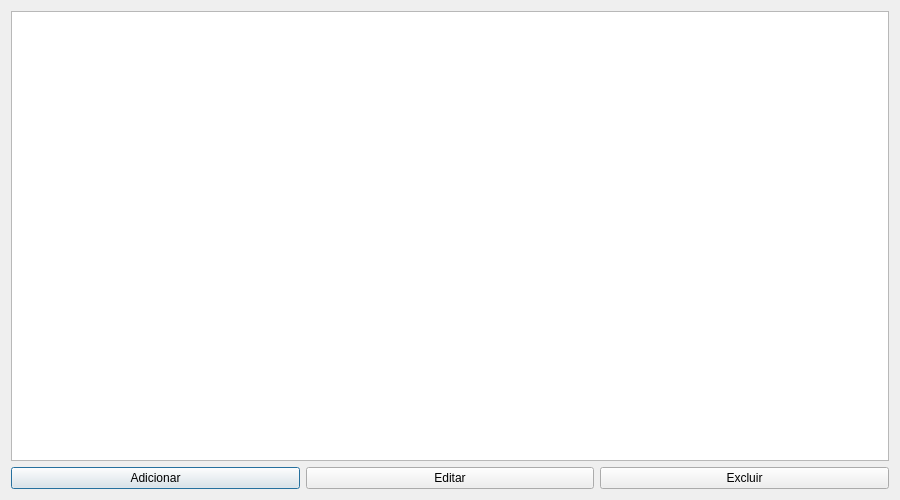
<?xml version="1.0" encoding="UTF-8"?>
<ui version="4.0">
 <class>ManageVolumeTipoProdutoDialog</class>
 <widget class="QDialog" name="ManageVolumeTipoProdutoDialog">
  <property name="geometry">
   <rect>
    <x>0</x>
    <y>0</y>
    <width>900</width>
    <height>500</height>
   </rect>
  </property>
  <property name="windowTitle">
   <string>Gerenciar Relacionamento Volume e Tipo de Produto</string>
  </property>
  <layout class="QVBoxLayout" name="verticalLayout">
   <item>
    <widget class="QTableWidget" name="volumeTipoProdutoTable"/>
   </item>
   <item>
    <layout class="QHBoxLayout" name="horizontalLayout">
     <item>
      <widget class="QPushButton" name="addButton">
       <property name="text">
        <string>Adicionar</string>
       </property>
      </widget>
     </item>
     <item>
      <widget class="QPushButton" name="editButton">
       <property name="text">
        <string>Editar</string>
       </property>
      </widget>
     </item>
     <item>
      <widget class="QPushButton" name="deleteButton">
       <property name="text">
        <string>Excluir</string>
       </property>
      </widget>
     </item>
    </layout>
   </item>
  </layout>
 </widget>
 <resources/>
 <connections/>
</ui>
